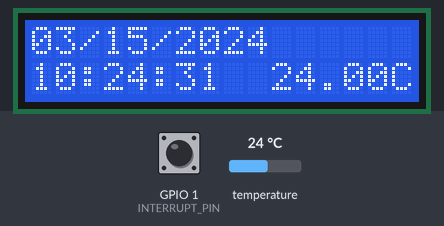
This sketch was run on a simulated ESP32-S3. Shown: 16×2 character LCD. The test bench sets the inputs (shaded band); at power-on: temperature 24 °C, GPIO 1 (INTERRUPT_PIN) HIGH. The local clock reads 2024-03-15 10:24:30 at power-on unless the sketch sets it; the sensor or clock chip raises its interrupt line as the real part does; what the sketch prints to the serial monitor is not drawn.

Above: at 1.6 s.
1.7 s: temperature set to 12 °C
At 2.8 s:
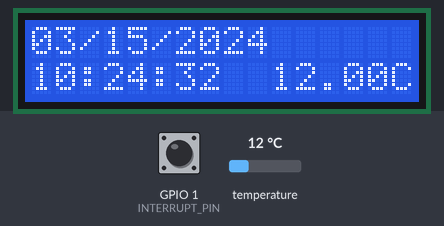
4.5 s: temperature set to 19 °C
At 5.6 s:
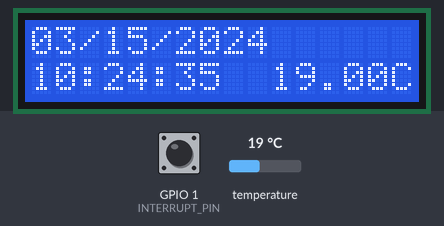
7.5 s: temperature set to 28 °C
At 8.8 s:
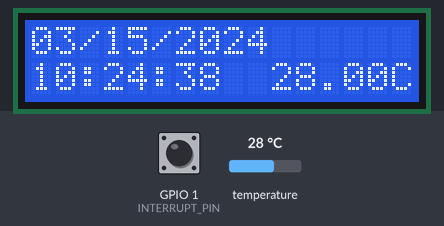
Timing chart, 0 to 10.5 s (numbered marks = the images above; inputs shaded):
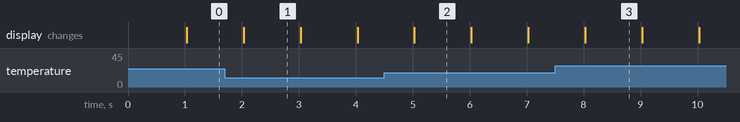

The sketch:

09-041_Time_and_date_with_the_DS3231_LCD_minimal.ino
```cpp
/*  09.041 - Time and Date with External Interrupts using DS3231 RTC and I2C LCD - ESP32-S3
 *
 * Course: IoT Development with ESP32-S3
 * Target Hardware: ESP32-S3-DevKitC-1 v1.1
 * Module: ESP32-S3-WROOM-1-N16R16V
 *
 * This minimal sketch demonstrates real-time clock (RTC) functionality with
 * interrupt-driven display updates. Perfect for beginners learning RTC basics,
 * I2C communication, and external interrupt handling with the DS3231 precision
 * RTC module and I2C LCD display.
 *
 * Key Learning Objectives:
 * - External interrupt handling with DS3231 SQW signal
 * - I2C communication with multiple devices (RTC + LCD)
 * - Real-time clock programming and time display
 * - Temperature sensor reading from DS3231
 * - Critical section programming for interrupt safety
 *
 * HARDWARE INFORMATION:
 * =====================
 * ESP32-S3-WROOM-1-N16R16V Specifications:
 * - Flash Memory: 16 MB
 * - PSRAM: 16 MB
 * - I2C Hardware: Two I2C controllers
 * - Interrupt Capability: All GPIO pins except 35,36,37
 * - Operating Voltage: 3.3V (5V tolerant on most pins)
 *
 * DS3231 RTC Module Features:
 * - Precision: ±2ppm accuracy (±1 minute/year max error)
 * - Temperature Compensation: Built-in TCXO
 * - Battery Backup: CR2032 maintains time during power loss
 * - Temperature Sensor: ±3°C accuracy, 0.25°C resolution
 * - Square Wave Output: Programmable 1Hz to 8192Hz
 * - I2C Interface: 400kHz max, 7-bit address 0x68
 *
 * CIRCUIT DIAGRAM:
 * ================
 *                    ESP32-S3-DevKitC-1 v1.1
 *                    ┌─────────────────────┐
 *                    │                     │
 *      ────────────> │ 5V             GND │ <──────────────
 *     │              │                     │               │
 *     │         ──── │ GPIO21 (SDA)       │               │
 *     │        │     │ GPIO22 (SCL)       │               │
 *     │        │ ─── │ GPIO1              │               │
 *     │        ││    │                     │               │
 *     │        ││    └─────────────────────┘               │
 *     │        ││                                          │
 *     │        ││    DS3231 RTC Module                     │
 *     │        ││    ┌─────────────────┐                  │
 *     │        ││    │                 │                  │
 *     └──────────────┤ VCC         GND ├──────────────────┘
 *              ││    │                 │
 *              │└────┤ SDA         SCL ├──────
 *              │     │                 │     │
 *              └─────┤ SQW         32K │     │
 *                    │                 │     │
 *                    └─────────────────┘     │
 *                                            │
 *                    I2C LCD (16x2)          │
 *                    ┌─────────────────┐     │
 *                    │                 │     │
 *      ──────────────┤ VCC         GND ├─────┘
 *                    │                 │
 *      ──────────────┤ SDA         SCL ├─────
 *                    │                 │
 *                    └─────────────────┘
 *
 * COMPONENTS:
 * ===========
 * 1. ESP32-S3-DevKitC-1 v1.1 Development Board
 * 2. DS3231 RTC Module with CR2032 Battery
 *    - High precision real-time clock
 *    - Temperature compensated crystal oscillator (TCXO)
 *    - Battery backup for timekeeping during power loss
 *    - Integrated temperature sensor
 * 3. 16x2 I2C LCD Display Module (PCF8574 I2C backpack)
 *    - I2C address typically 0x27 or 0x3F
 *    - Blue backlight with white text recommended
 * 4. Breadboard and jumper wires
 * 5. Pull-up resistors 4.7kΩ (often built into modules)
 *
 * GPIO ASSIGNMENTS:
 * =================
 * GPIO21 (SDA)    → I2C Data Line (DS3231 SDA, LCD SDA)
 * GPIO22 (SCL)    → I2C Clock Line (DS3231 SCL, LCD SCL)
 * GPIO1           → DS3231 SQW Pin (1Hz interrupt signal)
 * 5V              → Power for LCD and DS3231 VCC
 * GND             → Common ground for all components
 *
 * TECHNICAL NOTES:
 * ================
 * 1. The DS3231 SQW pin generates a precise 1Hz square wave signal
 * 2. External interrupt triggers on falling edge for accurate timing
 * 3. Critical sections protect shared variables from race conditions
 * 4. I2C pull-up resistors (4.7kΩ) are typically built into breakout modules
 * 5. Battery backup maintains time accuracy during power cycles
 * 6. Temperature readings update automatically with time display
 * 7. This minimal version focuses on core functionality for learning
 *
 * POWER CONSIDERATIONS:
 * =====================
 * - Total current consumption: ~30mA (LCD backlight dominant)
 * - DS3231 standby current: ~3µA (battery backup mode)
 * - Use 5V supply for maximum LCD compatibility
 * - DS3231 has internal 3.3V regulator for ESP32-S3 compatibility
 *
 * IDE REQUIREMENTS:
 * =================
 * - Arduino IDE 2.0+
 * - ESP32 Arduino Core v3.0+
 * - Board: "ESP32S3 Dev Module"
 * - Partition Scheme: "Default 4MB with spiffs"
 * - Flash Mode: "QIO"
 * - Flash Size: "16MB"
 * - PSRAM: "OPI PSRAM"
 *
 * LIBRARY REQUIREMENTS:
 * =====================
 * - RtcDS3231 by Makuna (v2.3.5+)
 * - LiquidCrystal_I2C by johnrickman (v1.1.2+)
 * - Wire (Arduino standard library)
 *
 * Created: April 3 2019 by Peter Dalmaris
 * Updated: January 2025 for ESP32-S3 compatibility and minimal learning approach
 */

// ============================================================================
// LIBRARY INCLUDES
// ============================================================================

#include <Wire.h>
#include <RtcDS3231.h>
#include <LiquidCrystal_I2C.h>

// ============================================================================
// HARDWARE CONFIGURATION
// ============================================================================

// Create hardware interface objects
RtcDS3231<TwoWire> Rtc(Wire);
LiquidCrystal_I2C lcd(0x27, 16, 2);

// GPIO pin assignments
const uint8_t INTERRUPT_PIN = 1;

// ============================================================================
// GLOBAL VARIABLES
// ============================================================================

// Interrupt handling variables
volatile bool updateTime = false;
portMUX_TYPE mux = portMUX_INITIALIZER_UNLOCKED;

// ============================================================================
// INTERRUPT SERVICE ROUTINE
// ============================================================================

void IRAM_ATTR handleInterrupt() {
    portENTER_CRITICAL_ISR(&mux);
    updateTime = true;
    portEXIT_CRITICAL_ISR(&mux);
}

// ============================================================================
// UTILITY FUNCTIONS
// ============================================================================

#define countof(a) (sizeof(a) / sizeof(a[0]))

void updateLCD(const RtcDateTime& dt, RtcTemperature temp) {
    char datestring[20];
    char timestring[20];

    // Format date and time strings
    snprintf(datestring, countof(datestring), "%02u/%02u/%04u",
             dt.Month(), dt.Day(), dt.Year());
    snprintf(timestring, countof(timestring), "%02u:%02u:%02u",
             dt.Hour(), dt.Minute(), dt.Second());

    // Update LCD display
    lcd.clear();
    lcd.setCursor(0, 0);
    lcd.print(datestring);
    lcd.setCursor(0, 1);
    lcd.print(timestring);
    lcd.setCursor(10, 1);
    lcd.print(temp.AsFloatDegC());
    lcd.print("C");
}

void printDateTime(const RtcDateTime& dt) {
    char datestring[20];
    snprintf(datestring, countof(datestring), "%02u/%02u/%04u %02u:%02u:%02u",
             dt.Month(), dt.Day(), dt.Year(),
             dt.Hour(), dt.Minute(), dt.Second());
    Serial.print(datestring);
}

// ============================================================================
// SETUP FUNCTION
// ============================================================================

void setup() {
    // Initialize serial communication
    Serial.begin(115200);

    // Initialize LCD
    lcd.init();
    lcd.backlight();

    Serial.print("Compiled: ");
    Serial.print(__DATE__);
    Serial.println(__TIME__);

    // Initialize RTC
    Rtc.Begin();

    RtcDateTime compiled = RtcDateTime(__DATE__, __TIME__);
    printDateTime(compiled);
    Serial.println();

    // Check RTC status and set time if needed
    if (!Rtc.IsDateTimeValid()) {
        if (Rtc.LastError() != 0) {
            Serial.print("RTC communications error = ");
            Serial.println(Rtc.LastError());
        } else {
            Serial.println("RTC lost confidence in the DateTime!");
            Rtc.SetDateTime(compiled);
        }
    }

    if (!Rtc.GetIsRunning()) {
        Serial.println("RTC was not actively running, starting now");
        Rtc.SetIsRunning(true);
    }

    RtcDateTime now = Rtc.GetDateTime();
    if (now < compiled) {
        Serial.println("RTC is older than compile time! Updating DateTime");
        Rtc.SetDateTime(compiled);
    } else if (now > compiled) {
        Serial.println("RTC is newer than compile time (expected)");
    } else {
        Serial.println("RTC is the same as compile time");
    }

    // Configure RTC square wave output
    Rtc.Enable32kHzPin(false);
    Rtc.SetSquareWavePin(DS3231SquareWavePin_ModeClock);
    Rtc.SetSquareWavePinClockFrequency(DS3231SquareWaveClock_1Hz);

    // Setup interrupt
    pinMode(INTERRUPT_PIN, INPUT_PULLUP);
    attachInterrupt(digitalPinToInterrupt(INTERRUPT_PIN), handleInterrupt, FALLING);

    Serial.println("Setup complete!");
}

// ============================================================================
// MAIN LOOP
// ============================================================================

void loop() {
    if (updateTime) {
        // Reset the flag safely
        portENTER_CRITICAL(&mux);
        updateTime = false;
        portEXIT_CRITICAL(&mux);

        // Check RTC communication
        if (!Rtc.IsDateTimeValid()) {
            if (Rtc.LastError() != 0) {
                Serial.print("RTC communications error = ");
                Serial.println(Rtc.LastError());
            } else {
                Serial.println("RTC lost confidence in the DateTime!");
            }
        }

        // Get current time and temperature
        RtcDateTime now = Rtc.GetDateTime();
        RtcTemperature temp = Rtc.GetTemperature();

        // Update LCD and print to serial
        updateLCD(now, temp);
        printDateTime(now);
        Serial.println();
    }
}
```

Measured:
- what the display in image 1 shows lasts 1.0 s, from 2.0 s to 3.0 s
